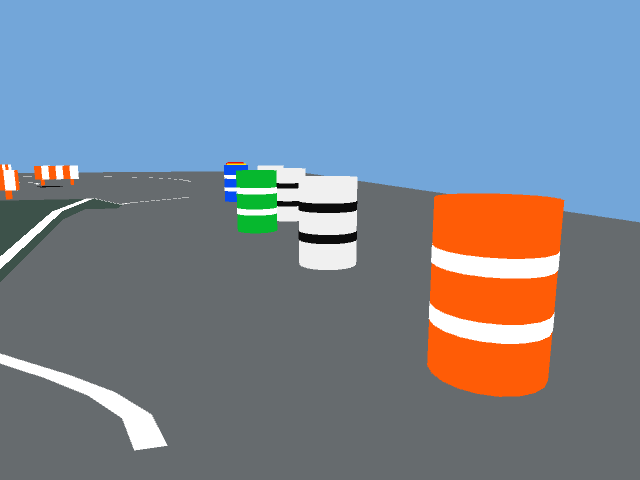
#> input picture fixtures/white_barrel_cap/rgb.png, 640 x 480 px
$ python -i hazards.py   (imports and definitions only)
#> lines starting #> are read from the running program, lines starting #| are printed output that depends on the picture; after the words box and inside, x2 and y2 are one past the last pixel; in counts of white or black regions, pixels touching at a corner belong together
"""Conservative dark-bowl fixture detector; not general negative-terrain perception."""
import cv2
import numpy as np


def hazard_pixels(rgb):
    """Return <=1500 XY image pixels, mono8 mask and accepted component count.

    Assumes the procedural fixture's dark bowls on brighter ground. Border
    components and saturated-color-adjacent patches are excluded. TF/range projection
    and expiry remain the caller's responsibility; shadows can still imitate holes.
    White-barrel dark rings have no color veto and may remain candidates;
    projecting to observed depth alone does not classify them as negative terrain.
    """
    rgb = np.asarray(rgb)
    if rgb.ndim != 3 or rgb.shape[2] != 3 or rgb.dtype != np.uint8:
        raise ValueError('Expected HxWx3 uint8 RGB image')
    height, width = rgb.shape[:2]
#> height = 480; width = 640
    if not height or not width:
        raise ValueError('Empty image')
    hsv = cv2.cvtColor(rgb, cv2.COLOR_RGB2HSV)
#> hsv: shape (480, 640, 3); mean H, S, V 90.7, 73.9, 167.2
    dark = cv2.inRange(hsv, (0, 0, 0), (179, 100, 45))
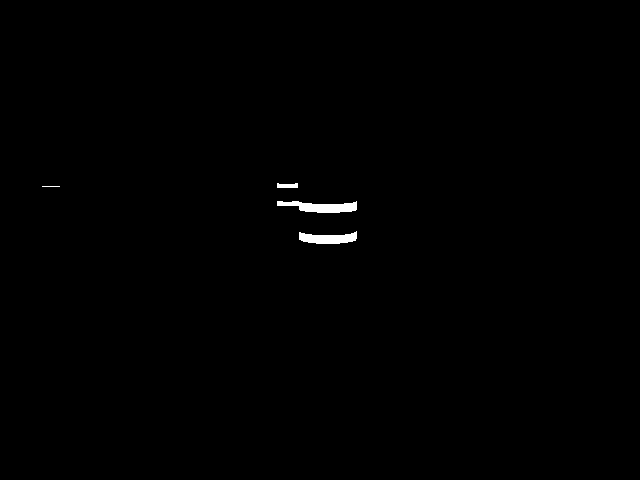
#> dark: shape (480, 640); 0.4% white; 4 white regions (1 under 20 px), largest, box (x1, y1, x2, y2) and area: (277, 201, 357, 213) 609, (299, 231, 357, 244) 501, (277, 183, 298, 188) 89
    top_roi = int(height*.55)
#> top_roi = 264
    dark[:top_roi] = 0
#> dark: shape (480, 640); 0.4% of pixels changed, all inside (x1, y1, x2, y2) = (42, 183, 357, 244)
    # Remove isolated pixel noise without bridging nearby text strokes.
    dark = cv2.morphologyEx(dark, cv2.MORPH_OPEN, np.ones((3, 3), np.uint8))
    count, labels, stats, _ = cv2.connectedComponentsWithStats(dark)
#> labels: shape (480, 640) int32; every value is 0
#> count = 1; stats = [[0, 0, 640, 480, 307200]]
    # Barrel shadows can accompany any saturated body hue. This contextual
    # veto is fixture-specific and cannot reject rings on white barrels.
    colored = cv2.inRange(hsv, (0, 100, 65), (179, 255, 255)) > 0
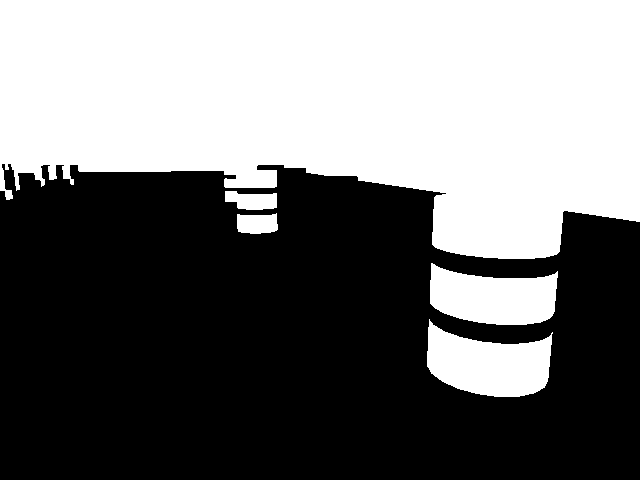
#> colored: shape (480, 640) bool; 45.6% white; 5 white regions, box (x1, y1, x2, y2) and area: (0, 0, 640, 259) 126346, (427, 319, 553, 397) 6388, (430, 263, 558, 325) 5731, (225, 191, 277, 210) 750, (237, 213, 278, 234) 731
    accepted = np.zeros((height, width), np.uint8)
    components = 0
    for index in range(1, count):
        x, y, w, h, area = stats[index]
        if area < 30 or area > .08*height*width:
            continue
        # Includes the artificial ROI edge: a truncated sky/robot silhouette
        # cannot become a standalone compact hazard by cropping it.
        if x <= 1 or x+w >= width-1 or y <= top_roi+1 or y+h >= height-1:
            continue
        if max(w, h)/min(w, h) > 6 or area/(w*h) < .45:
            continue
        pad = max(4, min(15, min(w, h)))
        context = colored[max(0, y-pad):min(height, y+h+pad), max(0, x-pad):min(width, x+w+pad)]
        if context.mean() > .08:
            continue
        component = (labels[y:y+h, x:x+w] == index).astype(np.uint8)
        contours, _ = cv2.findContours(component, cv2.RETR_EXTERNAL, cv2.CHAIN_APPROX_SIMPLE)
        contour = max(contours, key=cv2.contourArea)
        hull_area = cv2.contourArea(cv2.convexHull(contour))
        if hull_area <= 0 or cv2.contourArea(contour)/hull_area < .8:
            continue
        accepted[labels == index] = 255
        components += 1
#> after the loop, components = 0
    y, x = np.nonzero(accepted)
#> y = empty array; x = empty array
    stride = max(1, (len(x)+1499)//1500)
#> stride = 1
    return np.column_stack((x[::stride], y[::stride])), accepted, components

>>> import cv2
>>> picture = cv2.cvtColor(cv2.imread('../../../../fixtures/white_barrel_cap/rgb.png'), cv2.COLOR_BGR2RGB)
>>> result = hazard_pixels(picture)
